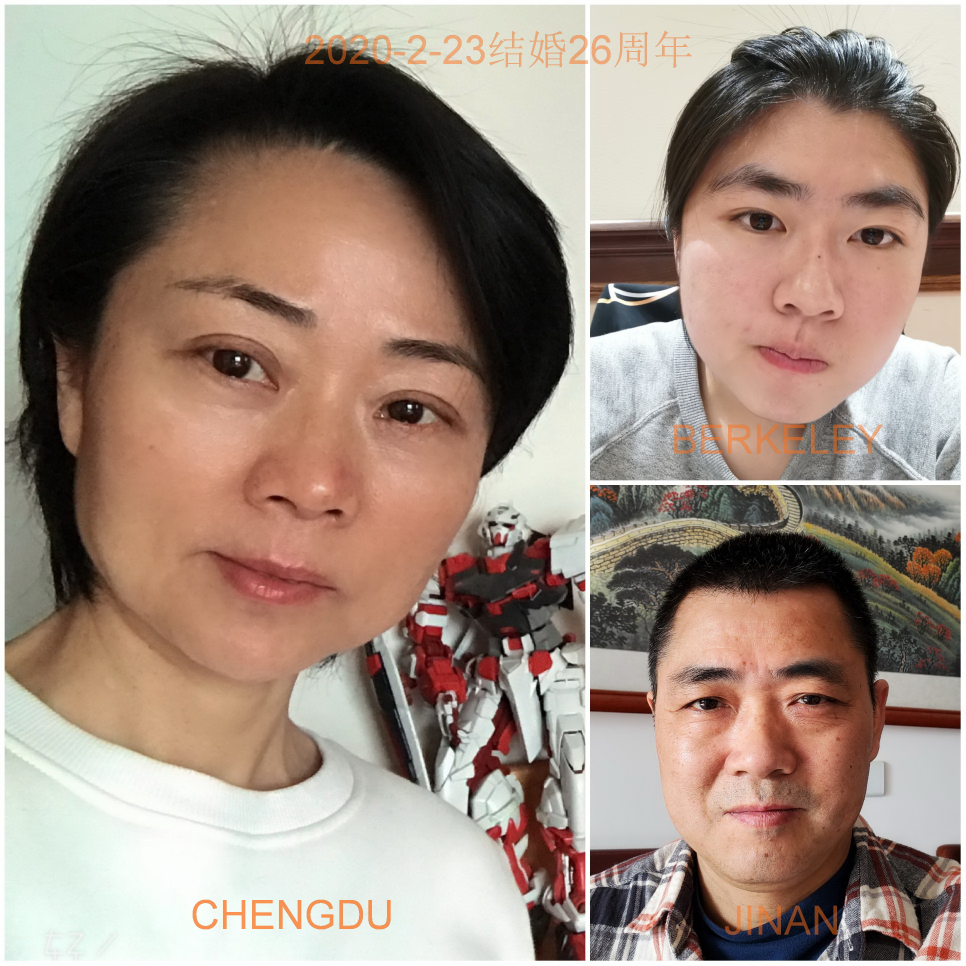
#> input picture test_website/image/family.jpg, 2896 x 2896 px, found by its file name (shown at 1/3 size)
$ python Adjust_image.py
#> lines starting #> are read from the running program, lines starting #| are printed output that depends on the picture
from PIL import Image

image1 = Image.open('与程序有关的一切/Web_project/test_website/image/family.jpg')
#> image1 is the input picture: PIL image 2896x2896 RGB; mean R, G, B 158.3, 139.1, 126.6
image1.size #(2896, 2896)
new_image1 = image1.resize((1000, 1000))

image2 = Image.open('与程序有关的一切/Web_project/test_website/image/mom_and_dad.jpg')
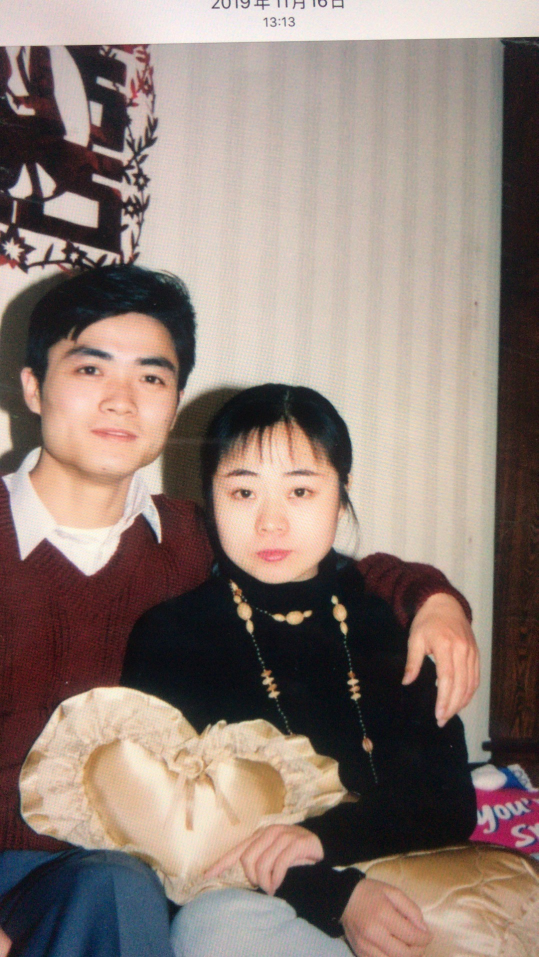
#> input picture test_website/image/mom_and_dad.jpg, 1077 x 1914 px, found by its file name (shown at 1/2 size)
#> image2 is the input picture: PIL image 1077x1914 RGB; mean R, G, B 142.2, 125.4, 117.4
# print(image2.size) #(1077, 1914)
new_image2 = image2.crop((0, 200, 1077, 1914))
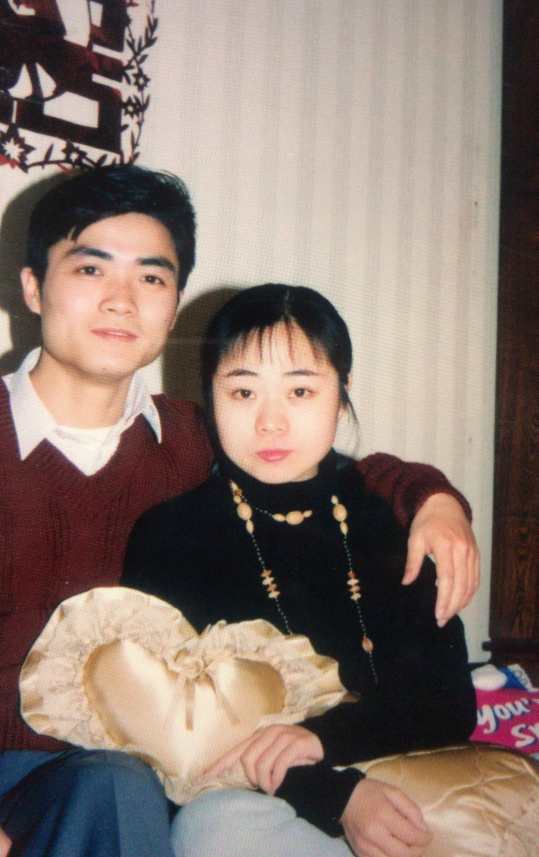
#> new_image2: PIL image 1077x1714 RGB (shown at 1/2 size); mean R, G, B 137.4, 119.9, 111.3
new_image2.resize((646, 1028)).save('mom_and_dad.png')
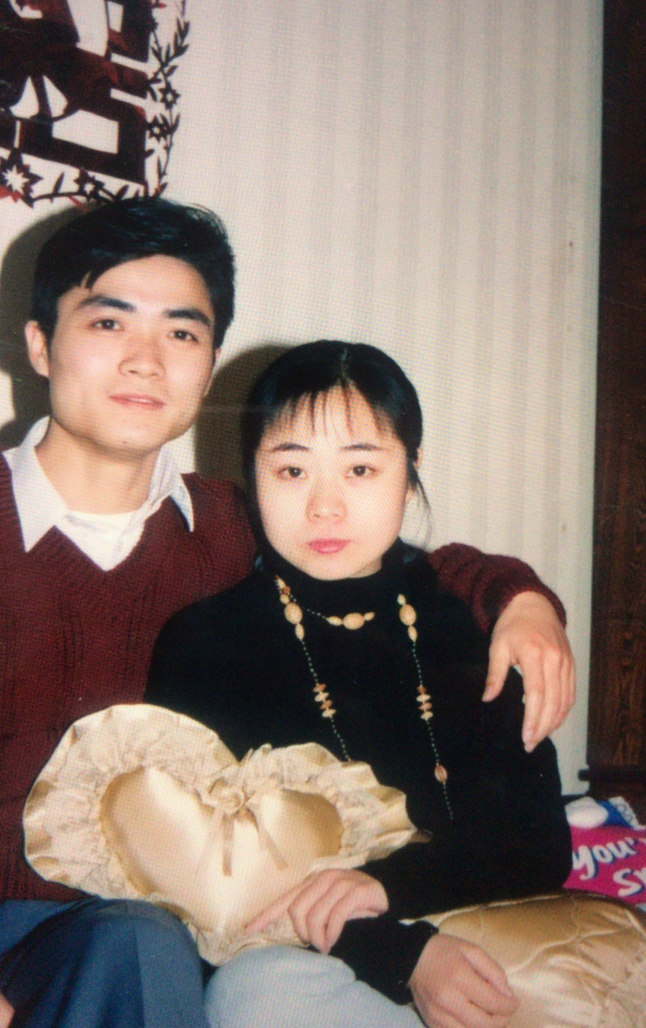
#> saved as mom_and_dad.png: PIL image 646x1028 RGB; mean R, G, B 137.4, 119.9, 111.3
